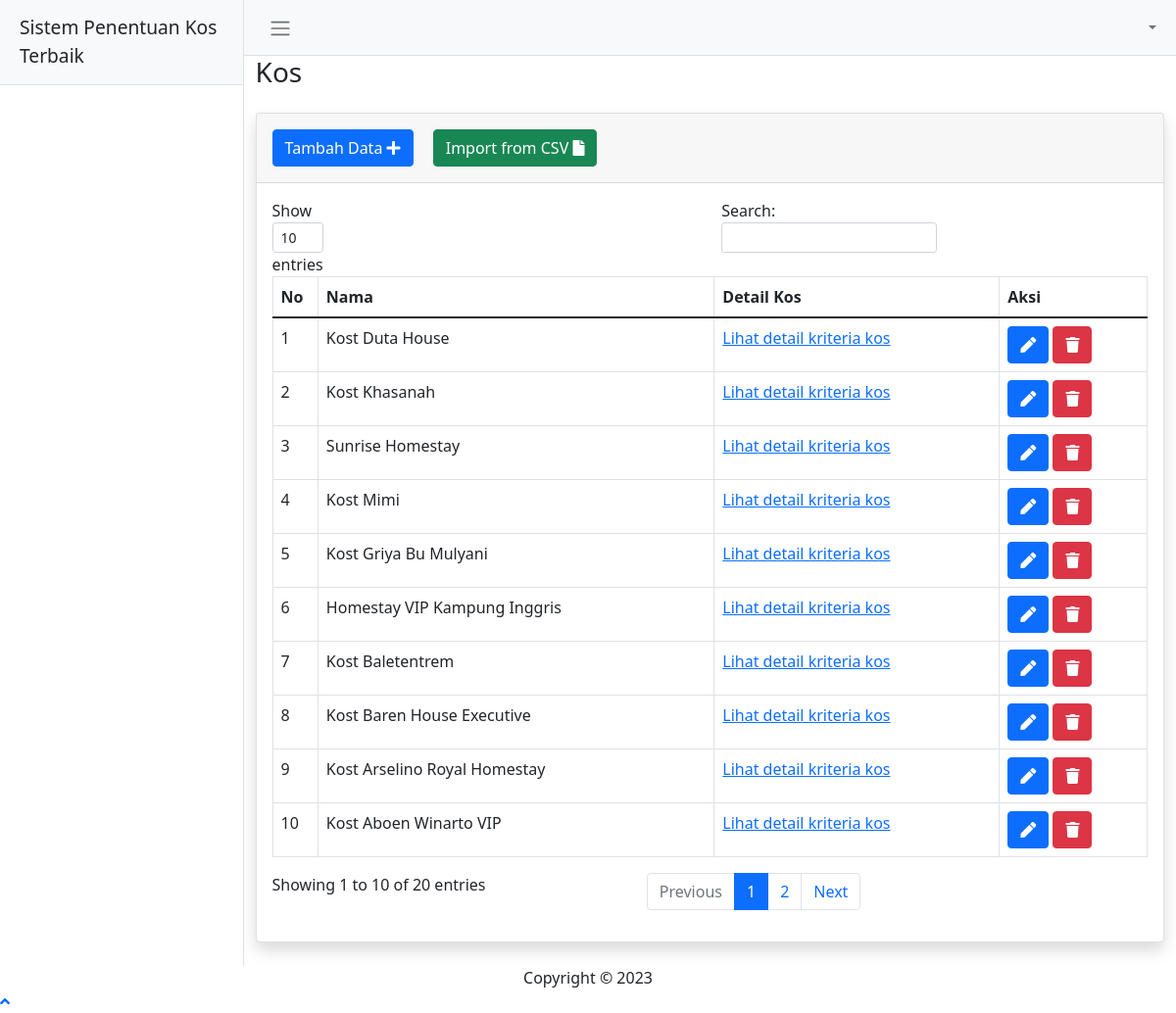
Screenshot of /index.php/kos with the database file from the repository.
### tables this page shows
CREATE TABLE `tb_kos` (
  `id_kos` int(11) NOT NULL,
  `nama_kos` varchar(255) DEFAULT NULL,
  `lat_kos` varchar(255) DEFAULT NULL,
  `long_kos` varchar(255) DEFAULT NULL,
  `alamat_kos` text NOT NULL,
  `foto_kos` varchar(255) DEFAULT NULL
);

### application/controllers/Kos.php (called while the page is built, shortened)
<?php
class Kos extends CI_Controller
{
    public function __construct()
    {
        $this->load->model('MKos');
        $this->load->library('form_validation');
    }
    public function index()
    {
        $data['kos'] = $this->MKos->getAll();
        $this->load->view('Themes/Header', $data);
        $this->load->view('Themes/Menu');
        $this->load->view('Kos/Index');
        $this->load->view('Themes/Footer');
        $this->load->view('Themes/Scripts');
    }
}

### index.php (called while the page is built, shortened)
<?php
require_once BASEPATH.'core/CodeIgniter.php';

### application/models/MKos.php (called while the page is built, shortened)
<?php
class MKos extends CI_Model
{
    public function getAll()
    {
        $query = $this->db->get('tb_kos', 20);
        return $query->result_array();
    }
}

### application/views/Kos/Index.php (the view, shortened to what this page needs)
<div class="container-fluid">
    <div class="d-sm-flex align-items-center justify-content-between mb-4">
        <h1 class="h3 mb-0 text-gray-800">Kos</h1>
    </div>
    <div class="card shadow mb-4">
        <div class="card-header py-3">
            <a href="<?= base_url('add-kos') ?>" class="btn btn-primary float-right">Tambah Data <i class="fas fa-plus"></i></a>
            <a href="#" class="btn btn-success float-right ms-3" data-bs-toggle="modal" data-bs-target="#importKosModal">Import from CSV <i class="fas fa-file"></i></a>
        </div>
        <div class="card-body">
            <div class="table-responsive">
                <table class="table table-bordered" id="dataTable" width="100%" cellspacing="0">
                    <thead>
                        <tr>
                            <th>No</th>
                            <th>Nama</th>
                            <th>Detail Kos</th>
                            <th>Aksi</th>
                        </tr>
                    </thead>
                    <tbody>
                        <?php
                        $no = 1;
                        foreach ($kos as $data) : ?>
                            <tr>
                                <td><?= $no++ ?></td>
                                <td><?= $data['nama_kos'] ?></td>
                                <td>
                                    <a href="<?= base_url('detailkos/') . $data['id_kos'] ?>">Lihat detail kriteria kos</a>
                                </td>
                                <td>
                                    <a href="<?= base_url('update-kos/') . $data['id_kos'] ?>" class="btn btn-primary" title="Ubah"><i class="fas fa-pen"></i></a>
                                    <a href="<?= base_url('delete-kos/') . $data['id_kos']  ?>" class="btn btn-danger" title="Hapus" onclick="return confirm('Yakin akan menghapus data?')"><i class="fas fa-trash"></i></a>
                                </td>
                            </tr>
                        <?php endforeach; ?>
                    </tbody>
                </table>
            </div>
        </div>
    </div>
</div>

### rows the page displays
tb_kos: nama_kos "Kost Duta House"
tb_kos: nama_kos "Kost Khasanah"
tb_kos: nama_kos "Sunrise Homestay"
tb_kos: nama_kos "Kost Mimi"
tb_kos: nama_kos "Kost Griya Bu Mulyani"
tb_kos: nama_kos "Homestay VIP Kampung Inggris"
tb_kos: nama_kos "Kost Baletentrem"
tb_kos: nama_kos "Kost Baren House Executive"
tb_kos: nama_kos "Kost Arselino Royal Homestay"
tb_kos: nama_kos "Kost Aboen Winarto VIP"
